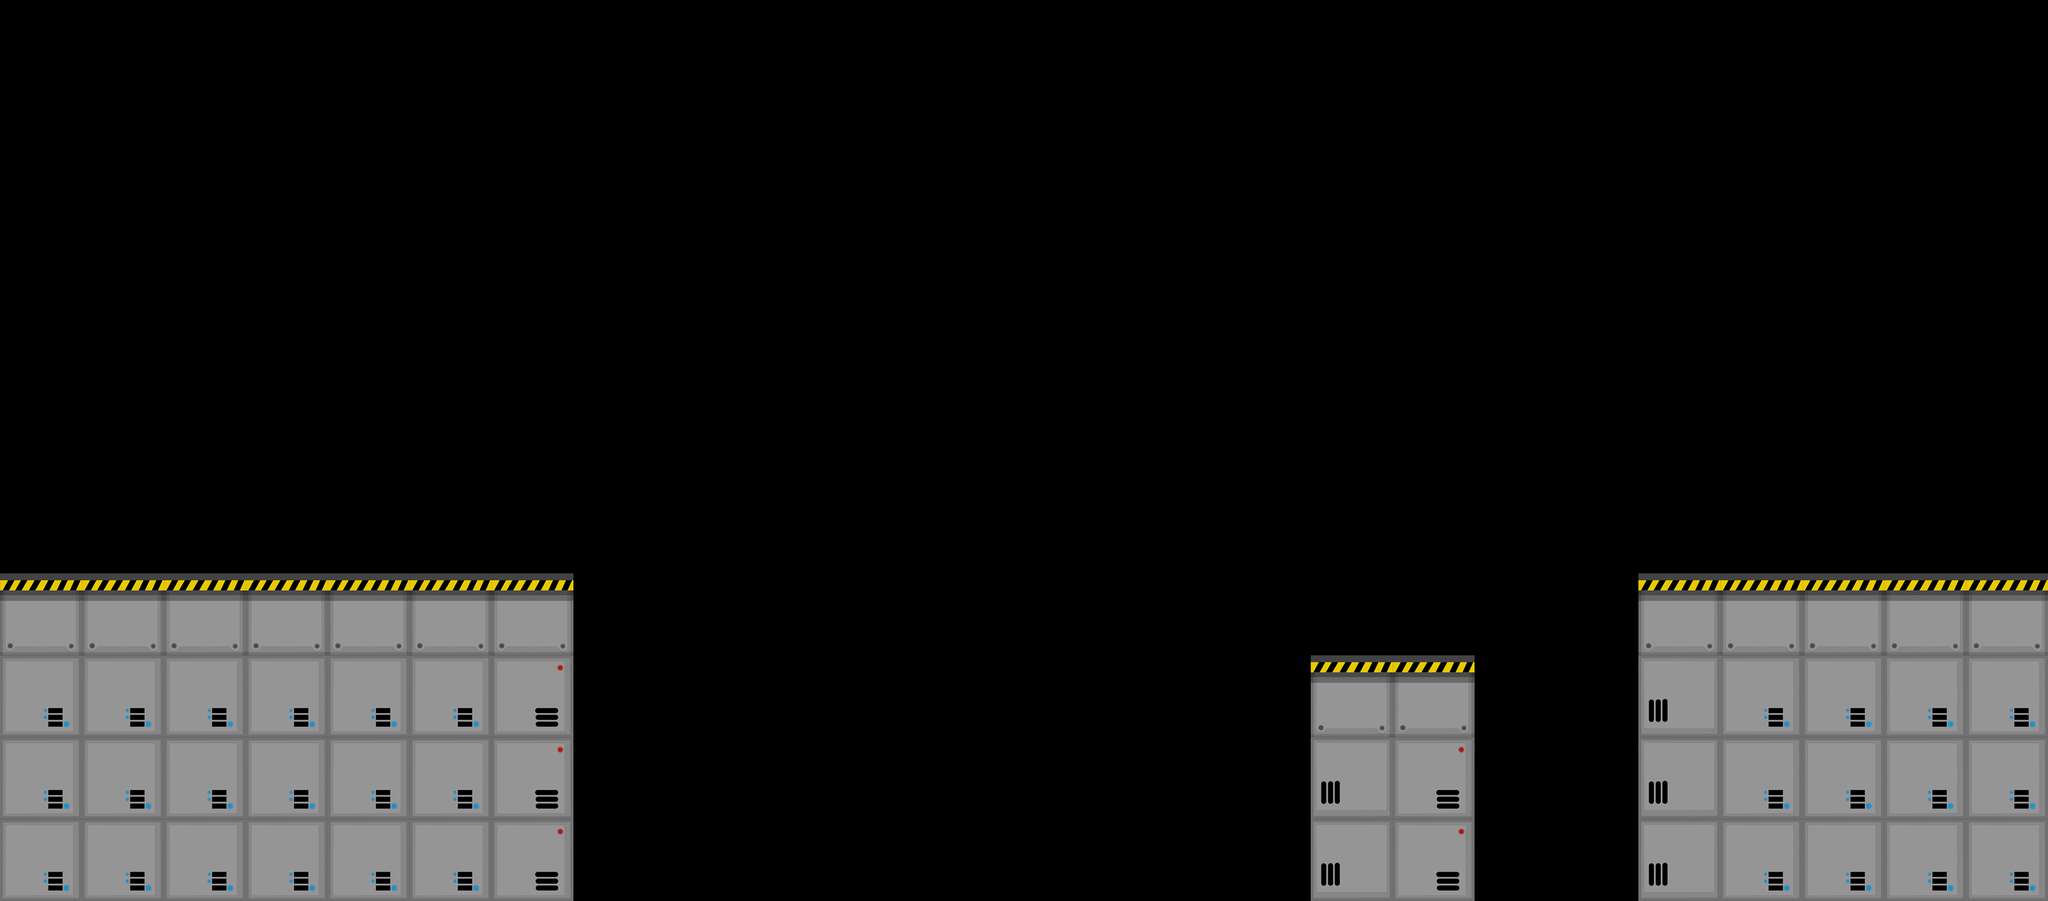

Below is a game level as drawn by its tile map, then a one-line description and the .tmx file that defines it, in full:
An orthogonal 25x11 tile map with 120x120 px tiles, 1 tile layer (solid), 2 tilesets and 11 objects (4x blue energy, 2x red energy, player, virus, end portal, ...).

<map version="1.0" orientation="orthogonal" renderorder="right-down" width="25" height="11" tilewidth="120" tileheight="120">
 <tileset firstgid="1" name="tiles" tilewidth="120" tileheight="120" spacing="12" margin="6">
  <image source="res/tiles2.png" width="396" height="264" />
 </tileset>
 <tileset firstgid="7" name="items" tilewidth="100" tileheight="100">
  <image source="res/items.png" width="1000" height="1000" />
 </tileset>
 <layer name="solid" width="25" height="11">
  <data encoding="csv">
0,0,0,0,0,0,0,0,0,0,0,0,0,0,0,0,0,0,0,0,0,0,0,0,0,
0,0,0,0,0,0,0,0,0,0,0,0,0,0,0,0,0,0,0,0,0,0,0,0,0,
0,0,0,0,0,0,0,0,0,0,0,0,0,0,0,0,0,0,0,0,0,0,0,0,0,
0,0,0,0,0,0,0,0,0,0,0,0,0,0,0,0,0,0,0,0,0,0,0,0,0,
0,0,0,0,0,0,0,0,0,0,0,0,0,0,0,0,0,0,0,0,0,0,0,0,0,
0,0,0,0,0,0,0,0,0,0,0,0,0,0,0,0,0,0,0,0,0,0,0,0,0,
0,0,0,0,0,0,0,0,0,0,0,0,0,0,0,0,0,0,0,0,0,0,0,0,0,
1,1,1,1,1,1,1,0,0,0,0,0,0,0,0,0,0,0,0,0,1,1,1,1,1,
3,3,3,3,3,3,4,0,0,0,0,0,0,0,0,0,1,1,0,0,2,3,3,3,3,
3,3,3,3,3,3,4,0,0,0,0,0,0,0,0,0,2,4,0,0,2,3,3,3,3,
3,3,3,3,3,3,4,0,0,0,0,0,0,0,0,0,2,4,0,0,2,3,3,3,3
</data>
 </layer>
 <objectgroup name="objects">
  <object name="player" gid="9" x="26" y="822" />
  <object name="virus" gid="10" x="1994" y="926" />
  <object name="end portal" gid="11" x="2642" y="786" />
  <object name="laser base" gid="13" x="1054" y="1258">
   <properties>
    <property name="height" value="4" />
   </properties>
  </object>
  <object name="blue energy" gid="7" x="532" y="812" />
  <object name="blue energy" gid="7" x="606" y="814" />
  <object name="background" x="324" y="72" width="20" height="44">
   <properties>
    <property name="type" value="sunset" />
   </properties>
  </object>
  <object name="red energy" gid="8" x="382" y="814" />
  <object name="red energy" gid="8" x="726" y="810" />
  <object name="blue energy" gid="7" x="178" y="822" />
  <object name="blue energy" gid="7" x="278" y="814" />
 </objectgroup>
</map>